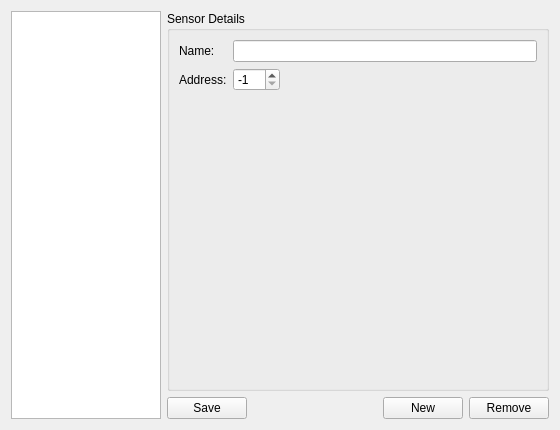
<?xml version="1.0" encoding="UTF-8"?>
<ui version="4.0">
 <class>SensorSettings</class>
 <widget class="QWidget" name="SensorSettings">
  <property name="geometry">
   <rect>
    <x>0</x>
    <y>0</y>
    <width>560</width>
    <height>430</height>
   </rect>
  </property>
  <property name="windowTitle">
   <string>Sensor Settings</string>
  </property>
  <layout class="QHBoxLayout" name="horizontalLayout_2">
   <item>
    <widget class="QListWidget" name="listWidgetSensors">
     <property name="maximumSize">
      <size>
       <width>150</width>
       <height>16777215</height>
      </size>
     </property>
    </widget>
   </item>
   <item>
    <layout class="QVBoxLayout" name="verticalLayout">
     <item>
      <widget class="QGroupBox" name="groupBox">
       <property name="sizePolicy">
        <sizepolicy hsizetype="MinimumExpanding" vsizetype="MinimumExpanding">
         <horstretch>0</horstretch>
         <verstretch>0</verstretch>
        </sizepolicy>
       </property>
       <property name="title">
        <string>Sensor Details</string>
       </property>
       <layout class="QFormLayout" name="formLayout">
        <property name="fieldGrowthPolicy">
         <enum>QFormLayout::ExpandingFieldsGrow</enum>
        </property>
        <item row="0" column="0">
         <widget class="QLabel" name="labelName">
          <property name="text">
           <string>Name:</string>
          </property>
          <property name="buddy">
           <cstring>lineEditName</cstring>
          </property>
         </widget>
        </item>
        <item row="0" column="1">
         <widget class="QLineEdit" name="lineEditName"/>
        </item>
        <item row="2" column="0">
         <widget class="QLabel" name="labelAddress">
          <property name="text">
           <string>Address:</string>
          </property>
          <property name="buddy">
           <cstring>spinBoxAddress</cstring>
          </property>
         </widget>
        </item>
        <item row="2" column="1">
         <widget class="QSpinBox" name="spinBoxAddress">
          <property name="minimum">
           <number>-1</number>
          </property>
          <property name="maximum">
           <number>999</number>
          </property>
          <property name="value">
           <number>-1</number>
          </property>
         </widget>
        </item>
       </layout>
      </widget>
     </item>
     <item>
      <layout class="QHBoxLayout" name="horizontalLayout">
       <item>
        <widget class="QPushButton" name="buttonSave">
         <property name="text">
          <string>Save</string>
         </property>
        </widget>
       </item>
       <item>
        <spacer name="horizontalSpacer">
         <property name="orientation">
          <enum>Qt::Horizontal</enum>
         </property>
         <property name="sizeHint" stdset="0">
          <size>
           <width>40</width>
           <height>20</height>
          </size>
         </property>
        </spacer>
       </item>
       <item>
        <widget class="QPushButton" name="buttonNew">
         <property name="text">
          <string>New</string>
         </property>
        </widget>
       </item>
       <item>
        <widget class="QPushButton" name="buttonRemove">
         <property name="text">
          <string>Remove</string>
         </property>
        </widget>
       </item>
      </layout>
     </item>
    </layout>
   </item>
  </layout>
 </widget>
 <tabstops>
  <tabstop>listWidgetSensors</tabstop>
  <tabstop>lineEditName</tabstop>
  <tabstop>spinBoxAddress</tabstop>
  <tabstop>buttonSave</tabstop>
  <tabstop>buttonNew</tabstop>
  <tabstop>buttonRemove</tabstop>
 </tabstops>
 <resources/>
 <connections>
  <connection>
   <sender>buttonSave</sender>
   <signal>clicked()</signal>
   <receiver>SensorSettings</receiver>
   <slot>saveChanges()</slot>
   <hints>
    <hint type="sourcelabel">
     <x>198</x>
     <y>408</y>
    </hint>
    <hint type="destinationlabel">
     <x>193</x>
     <y>443</y>
    </hint>
   </hints>
  </connection>
  <connection>
   <sender>buttonNew</sender>
   <signal>clicked()</signal>
   <receiver>SensorSettings</receiver>
   <slot>newSensor()</slot>
   <hints>
    <hint type="sourcelabel">
     <x>449</x>
     <y>421</y>
    </hint>
    <hint type="destinationlabel">
     <x>448</x>
     <y>449</y>
    </hint>
   </hints>
  </connection>
  <connection>
   <sender>buttonRemove</sender>
   <signal>clicked()</signal>
   <receiver>SensorSettings</receiver>
   <slot>deleteCurrent()</slot>
   <hints>
    <hint type="sourcelabel">
     <x>513</x>
     <y>411</y>
    </hint>
    <hint type="destinationlabel">
     <x>510</x>
     <y>447</y>
    </hint>
   </hints>
  </connection>
 </connections>
 <slots>
  <slot>saveChanges()</slot>
  <slot>newSensor()</slot>
  <slot>deleteCurrent()</slot>
 </slots>
</ui>
